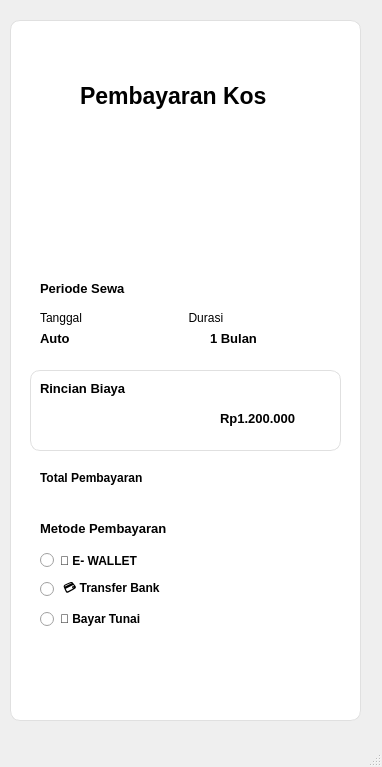
<?xml version="1.0" encoding="UTF-8"?>
<ui version="4.0">
 <class>MainWindow</class>
 <widget class="QMainWindow" name="MainWindow">
  <property name="geometry">
   <rect>
    <x>0</x>
    <y>0</y>
    <width>382</width>
    <height>767</height>
   </rect>
  </property>
  <property name="windowTitle">
   <string>MainWindow</string>
  </property>
  <widget class="QWidget" name="centralwidget">
   <widget class="QLabel" name="label_17">
    <property name="geometry">
     <rect>
      <x>230</x>
      <y>470</y>
      <width>111</width>
      <height>16</height>
     </rect>
    </property>
    <property name="font">
     <font>
      <pointsize>10</pointsize>
      <weight>75</weight>
      <bold>true</bold>
     </font>
    </property>
    <property name="styleSheet">
     <string notr="true">color:rgba(255,255,255,210);</string>
    </property>
    <property name="text">
     <string>Rp 450.000</string>
    </property>
   </widget>
   <widget class="QLabel" name="label_10">
    <property name="geometry">
     <rect>
      <x>210</x>
      <y>330</y>
      <width>91</width>
      <height>16</height>
     </rect>
    </property>
    <property name="font">
     <font>
      <pointsize>10</pointsize>
      <weight>75</weight>
      <bold>true</bold>
     </font>
    </property>
    <property name="text">
     <string>1 Bulan</string>
    </property>
   </widget>
   <widget class="QRadioButton" name="radioButton_3">
    <property name="geometry">
     <rect>
      <x>40</x>
      <y>610</y>
      <width>291</width>
      <height>18</height>
     </rect>
    </property>
    <property name="font">
     <font>
      <weight>75</weight>
      <bold>true</bold>
     </font>
    </property>
    <property name="text">
     <string>💵 Bayar Tunai</string>
    </property>
   </widget>
   <widget class="QPushButton" name="pushButton_2">
    <property name="geometry">
     <rect>
      <x>40</x>
      <y>650</y>
      <width>301</width>
      <height>51</height>
     </rect>
    </property>
    <property name="styleSheet">
     <string notr="true">background-color: qlineargradient(
    spread:pad,
    x1:0, y1:0.5,
    x2:1, y2:0.5,
    stop:0 rgba(220, 60, 80, 255),     /* Ruby Red */
    stop:1 rgba(150, 20, 40, 255)      /* Deep Ruby */
);

color: white;
font-weight: bold;
border-radius: 15px;
padding: 10px 15px;
border: none;
</string>
    </property>
    <property name="text">
     <string>Bayar Sekarang</string>
    </property>
   </widget>
   <widget class="QLabel" name="label_15">
    <property name="geometry">
     <rect>
      <x>30</x>
      <y>460</y>
      <width>311</width>
      <height>41</height>
     </rect>
    </property>
    <property name="styleSheet">
     <string notr="true">background-color: qlineargradient(
    spread:pad,
    x1:0, y1:0.505682,
    x2:1, y2:0.477,
    stop:0 rgba(80, 220, 120, 255),    /* Hijau Terang Fresh */
    stop:1 rgba(30, 160, 80, 255)      /* Hijau Lebih Gelap */
);

color: rgba(255, 255, 255, 255);  /* Teks putih */
font-weight: bold;
border-radius: 15px;
padding: 10px 15px;
border: none;
</string>
    </property>
    <property name="text">
     <string/>
    </property>
   </widget>
   <widget class="QLabel" name="label_3">
    <property name="geometry">
     <rect>
      <x>30</x>
      <y>130</y>
      <width>311</width>
      <height>141</height>
     </rect>
    </property>
    <property name="styleSheet">
     <string notr="true">background-color: qlineargradient(
    spread:pad,
    x1:0, y1:0.5,
    x2:1, y2:0.5,
    stop:0 rgba(220, 60, 80, 255),     /* Ruby Red */
    stop:1 rgba(150, 20, 40, 255)      /* Deep Ruby */
);

color: white;
font-weight: bold;
border-radius: 15px;
padding: 10px 15px;
border: none;
</string>
    </property>
    <property name="text">
     <string/>
    </property>
   </widget>
   <widget class="QLabel" name="label_18">
    <property name="geometry">
     <rect>
      <x>40</x>
      <y>520</y>
      <width>171</width>
      <height>16</height>
     </rect>
    </property>
    <property name="font">
     <font>
      <pointsize>10</pointsize>
      <weight>75</weight>
      <bold>true</bold>
     </font>
    </property>
    <property name="text">
     <string>Metode Pembayaran</string>
    </property>
   </widget>
   <widget class="QLabel" name="label">
    <property name="geometry">
     <rect>
      <x>10</x>
      <y>20</y>
      <width>351</width>
      <height>701</height>
     </rect>
    </property>
    <property name="styleSheet">
     <string notr="true">color:rgba(255,255,255,210);
background-color: #ffffff;      /* Putih seperti di gambar */
    color: #4A4A4A;                 /* Teks abu tua */
    font-size: 10pt; 
 font-weight: bold;               /* Sesuaikan selera */
    
    border-radius: 10px;            /* Biar pill / rounded */
    border: 1px solid #E0E0E0;      /* Garis tipis abu terang (optional) */

    padding-left: 12px;             /* Padding dalam */
    padding-right: 12px;
    padding-top: 6px;
    padding-bottom: 6px;</string>
    </property>
    <property name="text">
     <string/>
    </property>
   </widget>
   <widget class="QLabel" name="label_8">
    <property name="geometry">
     <rect>
      <x>40</x>
      <y>310</y>
      <width>281</width>
      <height>16</height>
     </rect>
    </property>
    <property name="text">
     <string>Tanggal                                Durasi</string>
    </property>
   </widget>
   <widget class="QLabel" name="label_9">
    <property name="geometry">
     <rect>
      <x>40</x>
      <y>330</y>
      <width>151</width>
      <height>16</height>
     </rect>
    </property>
    <property name="font">
     <font>
      <pointsize>10</pointsize>
      <weight>75</weight>
      <bold>true</bold>
     </font>
    </property>
    <property name="text">
     <string>Auto</string>
    </property>
   </widget>
   <widget class="QLabel" name="label_11">
    <property name="geometry">
     <rect>
      <x>30</x>
      <y>370</y>
      <width>311</width>
      <height>81</height>
     </rect>
    </property>
    <property name="styleSheet">
     <string notr="true">background-color: #ffffff;      /* Putih seperti di gambar */
    color: #4A4A4A;                 /* Teks abu tua */
    font-size: 10pt;                /* Sesuaikan selera */
    
    border-radius: 10px;            /* Biar pill / rounded */
    border: 1px solid #E0E0E0;      /* Garis tipis abu terang (optional) */

    padding-left: 12px;             /* Padding dalam */
    padding-right: 12px;
    padding-top: 6px;
    padding-bottom: 6px;</string>
    </property>
    <property name="text">
     <string/>
    </property>
   </widget>
   <widget class="QLabel" name="label_2">
    <property name="geometry">
     <rect>
      <x>80</x>
      <y>80</y>
      <width>221</width>
      <height>31</height>
     </rect>
    </property>
    <property name="font">
     <font>
      <pointsize>17</pointsize>
      <weight>75</weight>
      <bold>true</bold>
     </font>
    </property>
    <property name="text">
     <string>Pembayaran Kos</string>
    </property>
   </widget>
   <widget class="QLabel" name="label_13">
    <property name="geometry">
     <rect>
      <x>160</x>
      <y>200</y>
      <width>151</width>
      <height>41</height>
     </rect>
    </property>
    <property name="styleSheet">
     <string notr="true">color:rgba(255,255,255,210);</string>
    </property>
    <property name="text">
     <string>1 Orang 

 Kamar mandi Dalam</string>
    </property>
   </widget>
   <widget class="QRadioButton" name="radioButton">
    <property name="geometry">
     <rect>
      <x>40</x>
      <y>550</y>
      <width>281</width>
      <height>21</height>
     </rect>
    </property>
    <property name="font">
     <font>
      <weight>75</weight>
      <bold>true</bold>
     </font>
    </property>
    <property name="text">
     <string>📱 E- WALLET</string>
    </property>
   </widget>
   <widget class="QRadioButton" name="radioButton_2">
    <property name="geometry">
     <rect>
      <x>40</x>
      <y>580</y>
      <width>291</width>
      <height>18</height>
     </rect>
    </property>
    <property name="font">
     <font>
      <weight>75</weight>
      <bold>true</bold>
     </font>
    </property>
    <property name="text">
     <string> 💳 Transfer Bank</string>
    </property>
   </widget>
   <widget class="QLabel" name="label_12">
    <property name="geometry">
     <rect>
      <x>40</x>
      <y>380</y>
      <width>121</width>
      <height>16</height>
     </rect>
    </property>
    <property name="font">
     <font>
      <pointsize>10</pointsize>
      <weight>75</weight>
      <bold>true</bold>
     </font>
    </property>
    <property name="text">
     <string>Rincian Biaya</string>
    </property>
   </widget>
   <widget class="QLabel" name="label_16">
    <property name="geometry">
     <rect>
      <x>40</x>
      <y>470</y>
      <width>111</width>
      <height>16</height>
     </rect>
    </property>
    <property name="font">
     <font>
      <weight>75</weight>
      <bold>true</bold>
     </font>
    </property>
    <property name="text">
     <string>Total Pembayaran</string>
    </property>
   </widget>
   <widget class="QLabel" name="label_14">
    <property name="geometry">
     <rect>
      <x>220</x>
      <y>410</y>
      <width>101</width>
      <height>16</height>
     </rect>
    </property>
    <property name="font">
     <font>
      <pointsize>10</pointsize>
      <weight>75</weight>
      <bold>true</bold>
     </font>
    </property>
    <property name="text">
     <string>Rp1.200.000 </string>
    </property>
   </widget>
   <widget class="QPushButton" name="pushButton">
    <property name="geometry">
     <rect>
      <x>30</x>
      <y>40</y>
      <width>101</width>
      <height>31</height>
     </rect>
    </property>
    <property name="styleSheet">
     <string notr="true">QPushButton#pushButton {
    /* Background Gradient Default */
    background-color: qlineargradient(spread:pad, x1:0, y1:0.505682, x2:1, y2:0.477, 
        stop:0 rgba(20, 47, 78, 219), /* Biru Tua */
        stop:1 rgba(85, 98, 112, 226)); /* Abu-abu Kebiruan */
        
    color: rgba(255, 255, 255, 255); /* Teks Putih Solid (lebih jelas) */
    border-radius: 8px; /* Menggunakan 8px agar konsisten dengan elemen lain */
    border: none; /* Pastikan tidak ada border bawaan */
    padding: 10px 25px; /* Padding untuk tombol agar terlihat tebal */
    font-size: 9px; /* Ukuran font yang konsisten */
    font-weight: bold;
}

QPushButton#pushButton:hover {
    /* Gradient Hover: Warna sedikit lebih cerah/kontras */
    background-color: qlineargradient(spread:pad, x1:0, y1:0.505682, x2:1, y2:0.477, 
        stop:0 rgba(40, 67, 98, 219), /* Biru Tua Sedikit Cerah */
        stop:1 rgba(105, 118, 132, 226)); /* Abu-abu Kebiruan Sedikit Cerah */
}

QPushButton#pushButton:pressed {
    /* Efek Pressed (Tombol Tertekan) */
    padding-left: 5px;
    padding-top: 5px;
    /* Memberikan ilusi tombol bergerak ke dalam */
    background-color: rgba(105, 118, 132, 255); /* Warna solid yang lebih gelap/tertarik */
    border-style: inset; /* Opsi lain: inset border */
}</string>
    </property>
    <property name="text">
     <string>&lt;- Kembali</string>
    </property>
   </widget>
   <widget class="QLabel" name="label_4">
    <property name="geometry">
     <rect>
      <x>40</x>
      <y>140</y>
      <width>111</width>
      <height>121</height>
     </rect>
    </property>
    <property name="styleSheet">
     <string notr="true">border-image: url(:/pembayarankosvvip/Foto/vvip.jpeg);
background-size: cover;</string>
    </property>
    <property name="text">
     <string/>
    </property>
   </widget>
   <widget class="QLabel" name="label_5">
    <property name="geometry">
     <rect>
      <x>160</x>
      <y>160</y>
      <width>151</width>
      <height>21</height>
     </rect>
    </property>
    <property name="font">
     <font>
      <pointsize>17</pointsize>
      <weight>75</weight>
      <bold>true</bold>
     </font>
    </property>
    <property name="styleSheet">
     <string notr="true">color:rgba(255,255,255,210);</string>
    </property>
    <property name="text">
     <string>KOS VVIP</string>
    </property>
   </widget>
   <widget class="QLabel" name="label_7">
    <property name="geometry">
     <rect>
      <x>40</x>
      <y>280</y>
      <width>291</width>
      <height>16</height>
     </rect>
    </property>
    <property name="font">
     <font>
      <pointsize>10</pointsize>
      <weight>75</weight>
      <bold>true</bold>
     </font>
    </property>
    <property name="text">
     <string>Periode Sewa</string>
    </property>
   </widget>
   <zorder>label</zorder>
   <zorder>label_17</zorder>
   <zorder>label_10</zorder>
   <zorder>radioButton_3</zorder>
   <zorder>pushButton_2</zorder>
   <zorder>label_15</zorder>
   <zorder>label_3</zorder>
   <zorder>label_18</zorder>
   <zorder>label_8</zorder>
   <zorder>label_9</zorder>
   <zorder>label_11</zorder>
   <zorder>label_2</zorder>
   <zorder>label_13</zorder>
   <zorder>radioButton</zorder>
   <zorder>radioButton_2</zorder>
   <zorder>label_12</zorder>
   <zorder>label_16</zorder>
   <zorder>label_14</zorder>
   <zorder>pushButton</zorder>
   <zorder>label_4</zorder>
   <zorder>label_5</zorder>
   <zorder>label_7</zorder>
  </widget>
  <widget class="QMenuBar" name="menubar">
   <property name="geometry">
    <rect>
     <x>0</x>
     <y>0</y>
     <width>382</width>
     <height>23</height>
    </rect>
   </property>
  </widget>
  <widget class="QStatusBar" name="statusbar"/>
 </widget>
 <resources>
  <include location="pembayarankosvvip.qrc"/>
 </resources>
 <connections/>
</ui>
